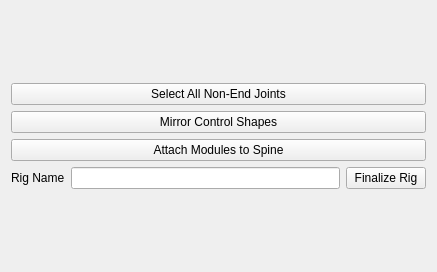
          <widget class="QWidget" name="utilitiesMD_page">
           <property name="geometry">
            <rect>
             <x>0</x>
             <y>0</y>
             <width>437</width>
             <height>272</height>
            </rect>
           </property>
           <property name="styleSheet">
            <string notr="true"/>
           </property>
           <attribute name="label">
            <string>Utilities</string>
           </attribute>
           <layout class="QVBoxLayout" name="verticalLayout_6">
            <item>
             <layout class="QVBoxLayout" name="verticalLayout_7">
              <item>
               <widget class="QPushButton" name="btn_selectNonEndJnts">
                <property name="text">
                 <string>Select All Non-End Joints</string>
                </property>
               </widget>
              </item>
              <item>
               <widget class="QPushButton" name="btn_mirrorCtrls">
                <property name="text">
                 <string>Mirror Control Shapes</string>
                </property>
               </widget>
              </item>
              <item>
               <widget class="QPushButton" name="btn_attachModules">
                <property name="text">
                 <string>Attach Modules to Spine</string>
                </property>
               </widget>
              </item>
              <item>
               <layout class="QHBoxLayout" name="horizontalLayout_28">
                <property name="spacing">
                 <number>6</number>
                </property>
                <item>
                 <widget class="QLabel" name="lbl_rigName">
                  <property name="text">
                   <string>Rig Name</string>
                  </property>
                  <property name="margin">
                   <number>2</number>
                  </property>
                 </widget>
                </item>
                <item>
                 <widget class="QLineEdit" name="line_rigName">
                  <property name="styleSheet">
                   <string notr="true"/>
                  </property>
                 </widget>
                </item>
                <item>
                 <widget class="QPushButton" name="btn_finalizeRig">
                  <property name="styleSheet">
                   <string notr="true"/>
                  </property>
                  <property name="text">
                   <string>Finalize Rig</string>
                  </property>
                 </widget>
                </item>
               </layout>
              </item>
             </layout>
            </item>
           </layout>
          </widget>
